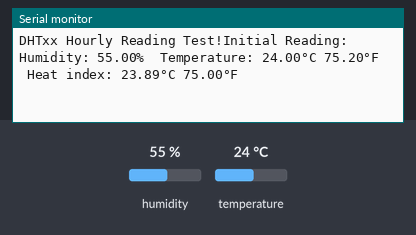
Simulated run of this sketch. Board: ESP8266 (NodeMCU). Shown: the last lines printed to the serial monitor. The inputs (shaded band) are chosen by the test bench; at power-on: humidity 55 %, temperature 24 °C.

Above: at 2.7 s.
2.8 s: humidity set to 22 %
At 7.4 s:
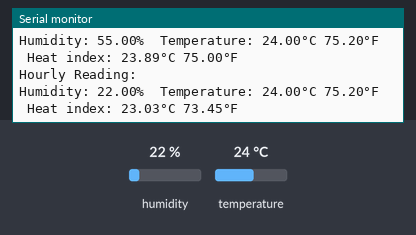
13.0 s: temperature set to 12 °C
At 17.4 s:
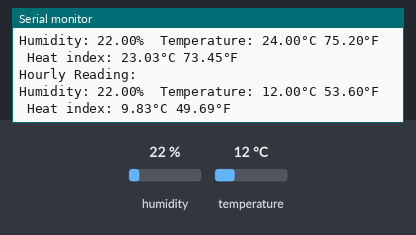
19.0 s: humidity set to 40 %
At 22.5 s:
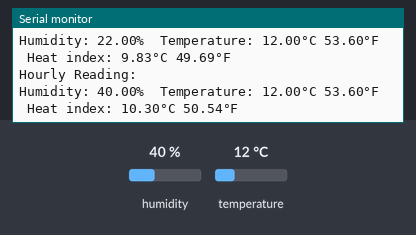
Timing chart, 0 to 24.0 s (numbered marks = the images above; inputs shaded):
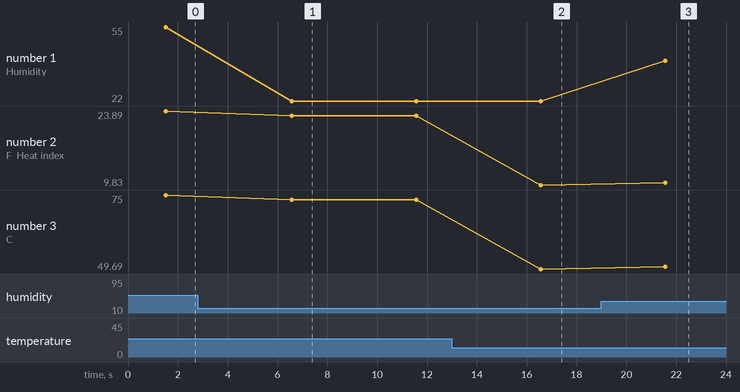

Measured:
- after the input at 2.8 s, the serial monitor: prints a new line after 3.8 s (image 1)
- after the input at 13.0 s, the serial monitor: prints a new line after 3.6 s (image 2)
- after the input at 19.0 s, the serial monitor: prints a new line after 2.6 s (image 3)
- plotted number 1: 55 → 22 after the input at 2.8 s, 22 → 40 after the input at 19.0 s
- plotted number 2: 23.89 → 23.03 after the input at 2.8 s, 23.03 → 9.83 after the input at 13.0 s, 9.83 → 10.3 after the input at 19.0 s
- plotted number 3: 75 → 73.45 after the input at 2.8 s, 73.45 → 49.69 after the input at 13.0 s, 49.69 → 50.54 after the input at 19.0 s

The sketch:

DHT11.ino
```cpp
#include "DHT.h"
#define DHTPIN D2       // Digital pin connected to the DHT sensor
#define DHTTYPE DHT11   // DHT 22 (AM2302), AM2321

DHT dht(DHTPIN, DHTTYPE);

unsigned long previousMillis = 0; // Stores the last time the temperature was checked
const unsigned long interval = 5000; // 5 seconds for testing, replace with 3600000 for 1 hour

void readDHTSensor() {
  float h = dht.readHumidity();
  float t = dht.readTemperature();        // Read temperature as Celsius
  float f = dht.readTemperature(true);    // Read temperature as Fahrenheit

  if (isnan(h) || isnan(t) || isnan(f)) {
    Serial.println(F("Failed to read from DHT sensor!"));
    return;
  }

  float hif = dht.computeHeatIndex(f, h);         // Heat index in Fahrenheit
  float hic = dht.computeHeatIndex(t, h, false);  // Heat index in Celsius

  Serial.print(F("Humidity: "));
  Serial.print(h);
  Serial.print(F("%  Temperature: "));
  Serial.print(t);
  Serial.print(F("°C "));
  Serial.print(f);
  Serial.print(F("°F  Heat index: "));
  Serial.print(hic);
  Serial.print(F("°C "));
  Serial.print(hif);
  Serial.println(F("°F"));
}

void setup() {
  Serial.begin(9600);  // Start Serial communication FIRST!

  Serial.print(F("DHTxx Hourly Reading Test!"));
  dht.begin();

  // Read values immediately when the board starts
  delay(1500);
  Serial.println(F("Initial Reading:"));

  readDHTSensor();

  // Reset previousMillis to current time to start the interval tracking fresh
  previousMillis = millis();
}

void loop() {
  unsigned long currentMillis = millis();

  // Check if the interval has passed
  if (currentMillis - previousMillis >= interval) {
    Serial.println(F("Hourly Reading:"));
    previousMillis = currentMillis; // Update the previous time
    readDHTSensor(); // Call the function to read DHT11 sensor data
  }

  // Your other project code can be placed here
}
```
